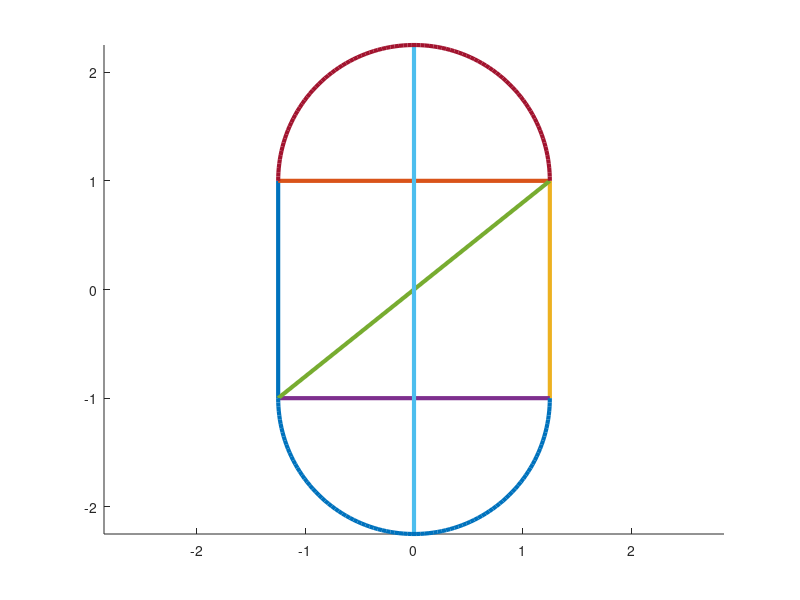

This figure's MATLAB source:
function makeMap()
% Generates the map according to the map given in the assignment in the
% current figure.

points = [  -1.25   -1      ;
            -1.25   1       ;
            0       2.25    ;
            1.25    1       ;
            1.25    -1      ;
            0       -2.25   ;
            0       0       ];

hold on;
axis equal;
plot([points(1,1) points(2,1)],[points(1,2) points(2,2)],'linewidth',3);
plot([points(2,1) points(4,1)],[points(2,2) points(4,2)],'linewidth',3);
plot([points(4,1) points(5,1)],[points(4,2) points(5,2)],'linewidth',3);
plot([points(5,1) points(1,1)],[points(5,2) points(1,2)],'linewidth',3);
plot([points(1,1) points(4,1)],[points(1,2) points(4,2)],'linewidth',3);
plot([points(3,1) points(6,1)],[points(3,2) points(6,2)],'linewidth',3);


t = linspace(0, pi, 100);
r = 1.25;

x = r * cos(t);
y = r * sin(t) + 1;
plot(x,y,'linewidth',3)
plot(x,-y,'linewidth',3)